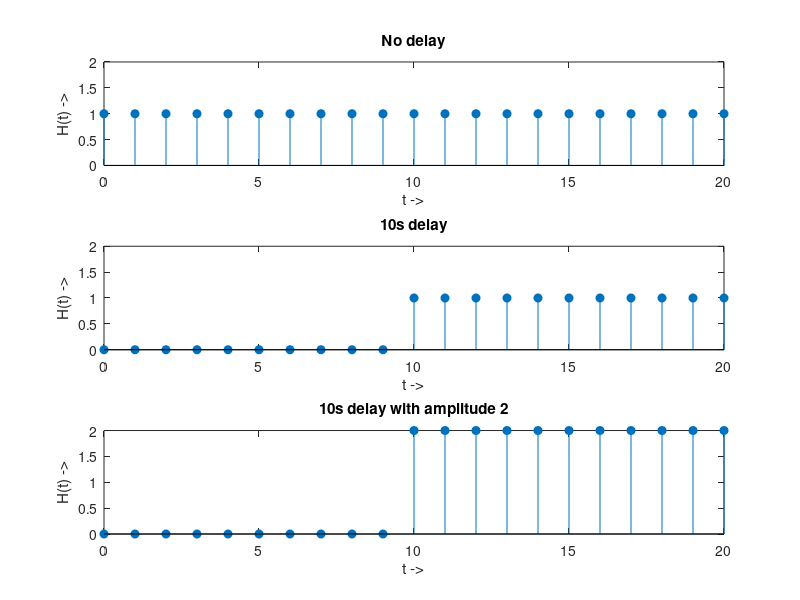

Source code (MATLAB):
clc; %clearing console

t = 0:1:20;
delay = 10;

y = ones(1,21);
yD = [zeros(1, delay) ones(1, 21 - delay)];
yD_2 = [zeros(1, delay) 2*ones(1, 21 - delay)];

subplot(311), stem(t, y, "filled");
title("No delay");
xlabel("t ->");
ylabel("H(t) ->");
ylim([0 2]);

subplot(312), stem(t, yD, "filled");
title("10s delay");
xlabel("t ->");
ylabel("H(t) ->");
ylim([0 2]);

subplot(313), stem(t, yD_2, "filled");
title("10s delay with amplitude 2");
xlabel("t ->");
ylabel("H(t) ->");
ylim([0 2]);